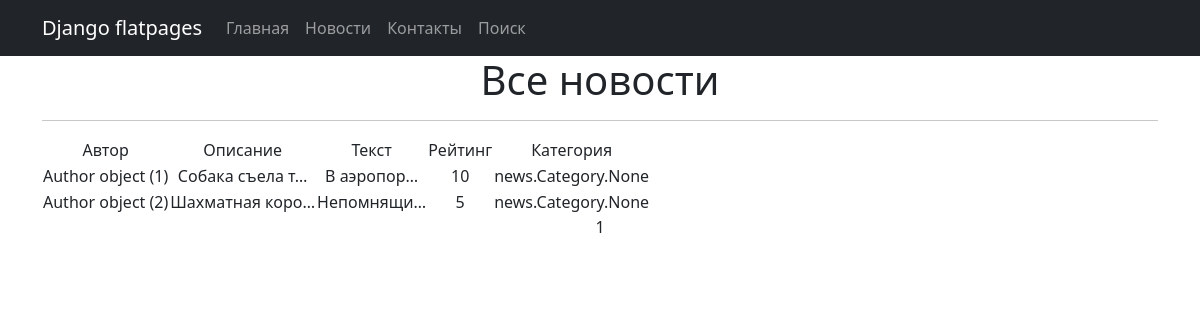
Before: /news/ with the older database file.
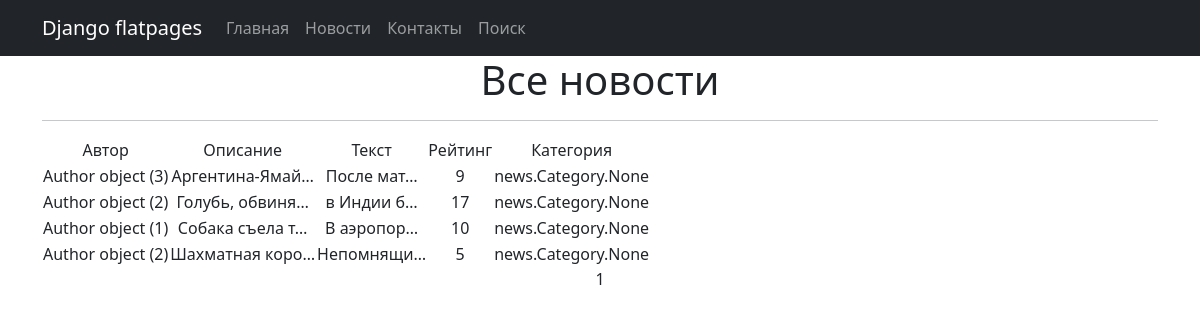
After: the same page with the newer database file.
### news/models.py (models this page shows, shortened)
class Post(models.Model):
    author = models.ForeignKey(Author, on_delete=models.CASCADE)
    NEWS = 'NW'
    ARTICLE = 'AR'
    CATEGORY_CHOICES = (
        (NEWS, 'Новость'),
        (ARTICLE, 'Статья')
    )
    categoryType = models.CharField(max_length=2, choices=CATEGORY_CHOICES, default=ARTICLE)
    dateCreation = models.DateTimeField(auto_now_add=True)
    postCategory = models.ManyToManyField(Category, through='PostCategory')
    title = models.CharField(max_length=128)
    text = models.TextField()
    rating = models.SmallIntegerField(default=0)

class Author(models.Model):
    authorUser = models.OneToOneField(User, on_delete=models.CASCADE)
    ratingAuthor = models.SmallIntegerField(default=0)

### news/views.py (the view)
# urls.py: path('', PostList.as_view(), name='post_list'),
class PostList(ListView):
    model = Post
    ordering = 'title'
    template_name = 'news.html'
    context_object_name = 'posts'
    paginate_by = 10

### templates/news.html (shortened to what this page needs)
{% extends 'flatpages/default.html' %}
{% load custom_tags %}
{% block content %}
   <h1>Все новости</h1>
   <hr>
   {% if posts %}
       <table>
           <tr>
               <td>Автор</td>
               <td>Описание</td>
               <td>Текст</td>
               <td>Рейтинг</td>
               <td>Категория</td>
           </tr>
           {% for post in posts %}
           <tr>
               <td>{{ post.author }}</td>
               <td>{{ post.title|truncatechars:15 }}</td>
               <td>{{ post.text|truncatechars:10 }}</td>
               <td>{{ post.rating }}</td>
               <td>{{ post.postCategory }}</td>
           </tr>
           {% endfor %}
       </table>
   {% else %}
       <h2>Никаких тревожных новостей нет!</h2>
   {% endif %}
   {{ page_obj.number }}
{% endblock content %}

### templates/flatpages/default.html (shortened to what this page needs)
<!DOCTYPE html>
<html lang="ru">
    <head>
        {% load static %}
        <link href="{% static 'css/styles.css' %}" rel="stylesheet" />
    </head>
    <body>
        <nav class="navbar navbar-expand-lg navbar-dark bg-dark static-top">
           <div class="container">
               <a class="navbar-brand" href="#">Django flatpages</a>
               <div class="collapse navbar-collapse" id="navbarResponsive">
                   <ul class="navbar-nav ml-auto">
                       <li class="nav-item active">
                           <a class="nav-link" href="/homepage/">Главная</a>
                       </li>
                       <li class="nav-item">
                           <a class="nav-link" href="/news/">Новости</a>
                       </li>
                       <li class="nav-item">
                           <a class="nav-link" href="/contacts/">Контакты</a>
                       </li>
                       <li class="nav-item">
                           <a class="nav-link" href="/news/search/">Поиск</a>
                       </li>
                   </ul>
               </div>
           </div>
        </nav>
        <div class="container">
           <div class="row">
               <div class="col-lg-12 text-center">
                   {% block content %}{% endblock content %}
               </div>
           </div>
        </div>
    </body>
</html>

Changed rows visible on the page:
added Post: author "Author object (3)", title "Аргентина-Ямай…", text "После мат…", rating "9", postCategory "news.Category.None"
added Post: author "Author object (2)", title "Голубь, обвиня…", text "в Индии б…", rating "17", postCategory "news.Category.None"
